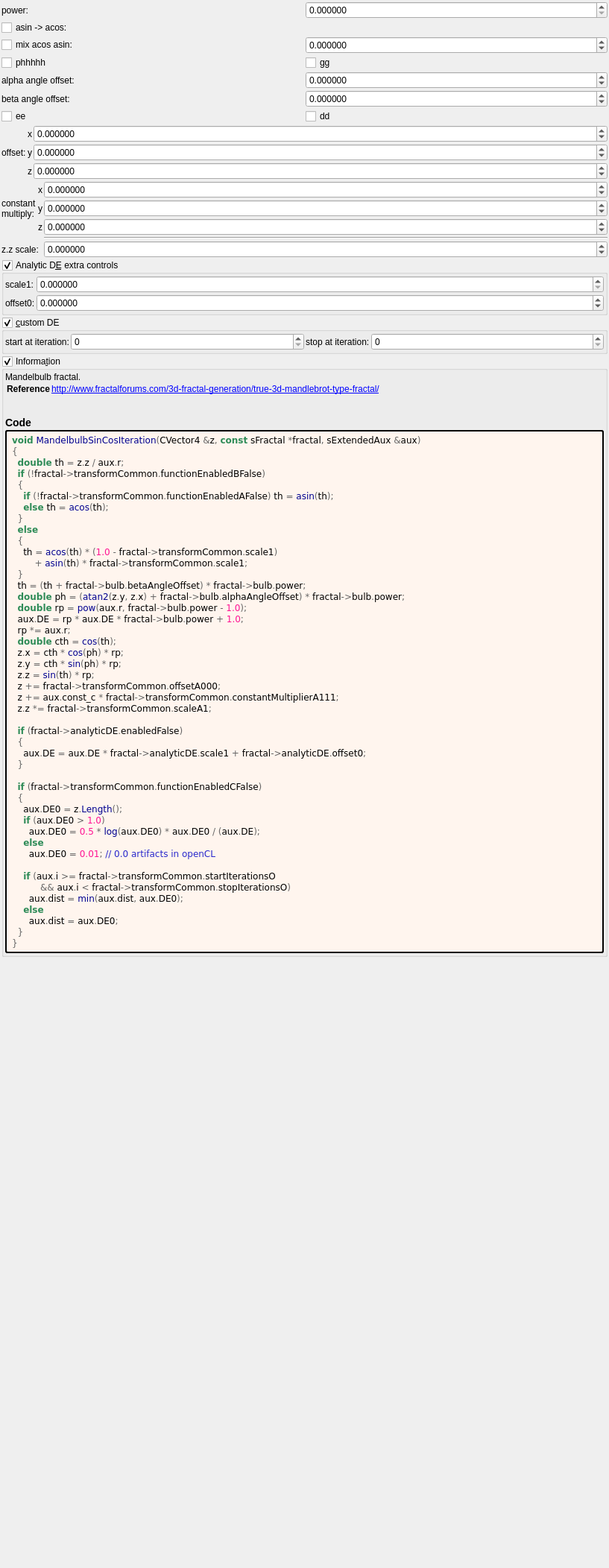
<?xml version="1.0" encoding="UTF-8"?>
<ui version="4.0">
 <class>Form</class>
 <widget class="QWidget" name="Form">
  <property name="geometry">
   <rect>
    <x>0</x>
    <y>0</y>
    <width>817</width>
    <height>2104</height>
   </rect>
  </property>
  <property name="windowTitle">
   <string notr="true">mandelbulb_sin_cos</string>
  </property>
  <layout class="QVBoxLayout" name="verticalLayout">
   <property name="spacing">
    <number>2</number>
   </property>
   <property name="leftMargin">
    <number>2</number>
   </property>
   <property name="topMargin">
    <number>2</number>
   </property>
   <property name="rightMargin">
    <number>2</number>
   </property>
   <property name="bottomMargin">
    <number>2</number>
   </property>
   <item>
    <layout class="QGridLayout" name="gridLayout" columnstretch="0,0">
     <property name="spacing">
      <number>2</number>
     </property>
     <item row="3" column="0">
      <widget class="MyCheckBox" name="checkBox_transf_function_enabledB_false">
       <property name="text">
        <string>mix acos asin:</string>
       </property>
      </widget>
     </item>
     <item row="6" column="1">
      <widget class="MyDoubleSpinBox" name="spinboxd_beta_angle_offset">
       <property name="sizePolicy">
        <sizepolicy hsizetype="Minimum" vsizetype="Maximum">
         <horstretch>0</horstretch>
         <verstretch>0</verstretch>
        </sizepolicy>
       </property>
       <property name="prefix">
        <string/>
       </property>
       <property name="suffix">
        <string/>
       </property>
       <property name="decimals">
        <number>6</number>
       </property>
       <property name="minimum">
        <double>-36000.000000000000000</double>
       </property>
       <property name="maximum">
        <double>36000.000000000000000</double>
       </property>
       <property name="singleStep">
        <double>0.100000000000000</double>
       </property>
      </widget>
     </item>
     <item row="4" column="0">
      <widget class="MyCheckBox" name="checkBox_transf_function_enabledF_false">
       <property name="text">
        <string>phhhhh</string>
       </property>
      </widget>
     </item>
     <item row="5" column="0">
      <widget class="QLabel" name="label_8">
       <property name="text">
        <string>alpha angle offset:</string>
       </property>
      </widget>
     </item>
     <item row="6" column="0">
      <widget class="QLabel" name="label_9">
       <property name="text">
        <string>beta angle offset:</string>
       </property>
      </widget>
     </item>
     <item row="1" column="0">
      <widget class="QLabel" name="label_42">
       <property name="text">
        <string notr="true">power:</string>
       </property>
      </widget>
     </item>
     <item row="3" column="1">
      <widget class="MyDoubleSpinBox" name="spinbox_transf_scale_1">
       <property name="sizePolicy">
        <sizepolicy hsizetype="Minimum" vsizetype="Maximum">
         <horstretch>0</horstretch>
         <verstretch>0</verstretch>
        </sizepolicy>
       </property>
       <property name="prefix">
        <string/>
       </property>
       <property name="suffix">
        <string/>
       </property>
       <property name="decimals">
        <number>6</number>
       </property>
       <property name="minimum">
        <double>-36000.000000000000000</double>
       </property>
       <property name="maximum">
        <double>36000.000000000000000</double>
       </property>
       <property name="singleStep">
        <double>0.100000000000000</double>
       </property>
      </widget>
     </item>
     <item row="1" column="1">
      <widget class="MyDoubleSpinBox" name="spinbox_power">
       <property name="sizePolicy">
        <sizepolicy hsizetype="Minimum" vsizetype="Maximum">
         <horstretch>0</horstretch>
         <verstretch>0</verstretch>
        </sizepolicy>
       </property>
       <property name="prefix">
        <string/>
       </property>
       <property name="suffix">
        <string/>
       </property>
       <property name="decimals">
        <number>6</number>
       </property>
       <property name="minimum">
        <double>0.000000000000000</double>
       </property>
       <property name="maximum">
        <double>99.989999999999995</double>
       </property>
       <property name="singleStep">
        <double>0.100000000000000</double>
       </property>
      </widget>
     </item>
     <item row="4" column="1">
      <widget class="MyCheckBox" name="checkBox_transf_function_enabledG_false">
       <property name="text">
        <string>gg</string>
       </property>
      </widget>
     </item>
     <item row="2" column="0">
      <widget class="MyCheckBox" name="checkBox_transf_function_enabledA_false">
       <property name="text">
        <string>asin -&gt; acos:</string>
       </property>
      </widget>
     </item>
     <item row="5" column="1">
      <widget class="MyDoubleSpinBox" name="spinboxd_alpha_angle_offset">
       <property name="sizePolicy">
        <sizepolicy hsizetype="Minimum" vsizetype="Maximum">
         <horstretch>0</horstretch>
         <verstretch>0</verstretch>
        </sizepolicy>
       </property>
       <property name="prefix">
        <string/>
       </property>
       <property name="suffix">
        <string/>
       </property>
       <property name="decimals">
        <number>6</number>
       </property>
       <property name="minimum">
        <double>-36000.000000000000000</double>
       </property>
       <property name="maximum">
        <double>36000.000000000000000</double>
       </property>
       <property name="singleStep">
        <double>0.100000000000000</double>
       </property>
      </widget>
     </item>
     <item row="7" column="0">
      <widget class="MyCheckBox" name="checkBox_transf_function_enabledE_false">
       <property name="text">
        <string>ee</string>
       </property>
      </widget>
     </item>
     <item row="7" column="1">
      <widget class="MyCheckBox" name="checkBox_transf_function_enabledD_false">
       <property name="text">
        <string>dd</string>
       </property>
      </widget>
     </item>
    </layout>
   </item>
   <item>
    <layout class="QGridLayout" name="gridLayout_14" columnstretch="0,0,1">
     <property name="spacing">
      <number>2</number>
     </property>
     <item row="2" column="2">
      <widget class="MyDoubleSpinBox" name="spinbox3_transf_offsetA_000_z">
       <property name="sizePolicy">
        <sizepolicy hsizetype="Minimum" vsizetype="Maximum">
         <horstretch>0</horstretch>
         <verstretch>0</verstretch>
        </sizepolicy>
       </property>
       <property name="prefix">
        <string/>
       </property>
       <property name="suffix">
        <string/>
       </property>
       <property name="decimals">
        <number>6</number>
       </property>
       <property name="minimum">
        <double>-99.989999999999995</double>
       </property>
       <property name="maximum">
        <double>99.989999999999995</double>
       </property>
       <property name="singleStep">
        <double>0.100000000000000</double>
       </property>
      </widget>
     </item>
     <item row="1" column="2">
      <widget class="MyDoubleSpinBox" name="spinbox3_transf_offsetA_000_y">
       <property name="sizePolicy">
        <sizepolicy hsizetype="Minimum" vsizetype="Maximum">
         <horstretch>0</horstretch>
         <verstretch>0</verstretch>
        </sizepolicy>
       </property>
       <property name="prefix">
        <string/>
       </property>
       <property name="suffix">
        <string/>
       </property>
       <property name="decimals">
        <number>6</number>
       </property>
       <property name="minimum">
        <double>-99.989999999999995</double>
       </property>
       <property name="maximum">
        <double>99.989999999999995</double>
       </property>
       <property name="singleStep">
        <double>0.100000000000000</double>
       </property>
      </widget>
     </item>
     <item row="0" column="2">
      <widget class="MyDoubleSpinBox" name="spinbox3_transf_offsetA_000_x">
       <property name="sizePolicy">
        <sizepolicy hsizetype="Minimum" vsizetype="Maximum">
         <horstretch>0</horstretch>
         <verstretch>0</verstretch>
        </sizepolicy>
       </property>
       <property name="prefix">
        <string/>
       </property>
       <property name="suffix">
        <string/>
       </property>
       <property name="decimals">
        <number>6</number>
       </property>
       <property name="minimum">
        <double>-99.989999999999995</double>
       </property>
       <property name="maximum">
        <double>99.989999999999995</double>
       </property>
       <property name="singleStep">
        <double>0.100000000000000</double>
       </property>
      </widget>
     </item>
     <item row="0" column="1">
      <widget class="QLabel" name="label_114">
       <property name="text">
        <string notr="true">x</string>
       </property>
      </widget>
     </item>
     <item row="1" column="1">
      <widget class="QLabel" name="label_120">
       <property name="text">
        <string notr="true">y</string>
       </property>
      </widget>
     </item>
     <item row="2" column="1">
      <widget class="QLabel" name="label_121">
       <property name="text">
        <string notr="true">z</string>
       </property>
      </widget>
     </item>
     <item row="0" column="0" rowspan="3">
      <widget class="QLabel" name="label_263">
       <property name="text">
        <string>offset:</string>
       </property>
      </widget>
     </item>
    </layout>
   </item>
   <item>
    <layout class="QGridLayout" name="gridLayout_13" columnstretch="0,0,1">
     <property name="spacing">
      <number>2</number>
     </property>
     <item row="0" column="2">
      <widget class="MyDoubleSpinBox" name="spinbox3_transf_constant_multiplierA_111_x">
       <property name="sizePolicy">
        <sizepolicy hsizetype="Minimum" vsizetype="Maximum">
         <horstretch>0</horstretch>
         <verstretch>0</verstretch>
        </sizepolicy>
       </property>
       <property name="prefix">
        <string/>
       </property>
       <property name="suffix">
        <string/>
       </property>
       <property name="decimals">
        <number>6</number>
       </property>
       <property name="minimum">
        <double>-99.989999999999995</double>
       </property>
       <property name="maximum">
        <double>99.989999999999995</double>
       </property>
       <property name="singleStep">
        <double>0.100000000000000</double>
       </property>
      </widget>
     </item>
     <item row="4" column="2">
      <widget class="MyDoubleSpinBox" name="spinbox_transf_scaleA_1">
       <property name="sizePolicy">
        <sizepolicy hsizetype="Minimum" vsizetype="Maximum">
         <horstretch>0</horstretch>
         <verstretch>0</verstretch>
        </sizepolicy>
       </property>
       <property name="prefix">
        <string/>
       </property>
       <property name="suffix">
        <string/>
       </property>
       <property name="decimals">
        <number>6</number>
       </property>
       <property name="minimum">
        <double>-36000.000000000000000</double>
       </property>
       <property name="maximum">
        <double>36000.000000000000000</double>
       </property>
       <property name="singleStep">
        <double>0.100000000000000</double>
       </property>
      </widget>
     </item>
     <item row="0" column="0" rowspan="3">
      <widget class="QLabel" name="label_262">
       <property name="text">
        <string>constant
multiply:</string>
       </property>
      </widget>
     </item>
     <item row="0" column="1">
      <widget class="QLabel" name="label_113">
       <property name="text">
        <string notr="true">x</string>
       </property>
      </widget>
     </item>
     <item row="4" column="0" colspan="2">
      <widget class="QLabel" name="label_43">
       <property name="text">
        <string notr="true">z.z scale:</string>
       </property>
      </widget>
     </item>
     <item row="2" column="2">
      <widget class="MyDoubleSpinBox" name="spinbox3_transf_constant_multiplierA_111_z">
       <property name="sizePolicy">
        <sizepolicy hsizetype="Minimum" vsizetype="Maximum">
         <horstretch>0</horstretch>
         <verstretch>0</verstretch>
        </sizepolicy>
       </property>
       <property name="prefix">
        <string/>
       </property>
       <property name="suffix">
        <string/>
       </property>
       <property name="decimals">
        <number>6</number>
       </property>
       <property name="minimum">
        <double>-99.989999999999995</double>
       </property>
       <property name="maximum">
        <double>99.989999999999995</double>
       </property>
       <property name="singleStep">
        <double>0.100000000000000</double>
       </property>
      </widget>
     </item>
     <item row="1" column="2">
      <widget class="MyDoubleSpinBox" name="spinbox3_transf_constant_multiplierA_111_y">
       <property name="sizePolicy">
        <sizepolicy hsizetype="Minimum" vsizetype="Maximum">
         <horstretch>0</horstretch>
         <verstretch>0</verstretch>
        </sizepolicy>
       </property>
       <property name="prefix">
        <string/>
       </property>
       <property name="suffix">
        <string/>
       </property>
       <property name="decimals">
        <number>6</number>
       </property>
       <property name="minimum">
        <double>-99.989999999999995</double>
       </property>
       <property name="maximum">
        <double>99.989999999999995</double>
       </property>
       <property name="singleStep">
        <double>0.100000000000000</double>
       </property>
      </widget>
     </item>
     <item row="1" column="1">
      <widget class="QLabel" name="label_118">
       <property name="text">
        <string notr="true">y</string>
       </property>
      </widget>
     </item>
     <item row="2" column="1">
      <widget class="QLabel" name="label_119">
       <property name="text">
        <string notr="true">z</string>
       </property>
      </widget>
     </item>
     <item row="3" column="2">
      <widget class="Line" name="line">
       <property name="orientation">
        <enum>Qt::Horizontal</enum>
       </property>
      </widget>
     </item>
    </layout>
   </item>
   <item>
    <widget class="MyGroupBox" name="groupCheck_analyticDE_enabled_false">
     <property name="title">
      <string>Analytic D&amp;E extra controls</string>
     </property>
     <property name="checkable">
      <bool>true</bool>
     </property>
     <layout class="QVBoxLayout" name="verticalLayout_12" stretch="0">
      <property name="spacing">
       <number>2</number>
      </property>
      <property name="leftMargin">
       <number>2</number>
      </property>
      <property name="topMargin">
       <number>2</number>
      </property>
      <property name="rightMargin">
       <number>2</number>
      </property>
      <property name="bottomMargin">
       <number>2</number>
      </property>
      <item>
       <layout class="QGridLayout" name="gridLayout_28" columnstretch="0,0,1">
        <property name="spacing">
         <number>2</number>
        </property>
        <item row="0" column="1">
         <widget class="QLabel" name="label_179">
          <property name="text">
           <string>scale1:</string>
          </property>
         </widget>
        </item>
        <item row="0" column="2">
         <widget class="MyDoubleSpinBox" name="spinbox_analyticDE_scale_1">
          <property name="sizePolicy">
           <sizepolicy hsizetype="Minimum" vsizetype="Maximum">
            <horstretch>0</horstretch>
            <verstretch>0</verstretch>
           </sizepolicy>
          </property>
          <property name="prefix">
           <string/>
          </property>
          <property name="suffix">
           <string/>
          </property>
          <property name="decimals">
           <number>6</number>
          </property>
          <property name="minimum">
           <double>0.000000000000000</double>
          </property>
          <property name="maximum">
           <double>99.989999999999995</double>
          </property>
          <property name="singleStep">
           <double>0.010000000000000</double>
          </property>
         </widget>
        </item>
        <item row="1" column="2">
         <widget class="MyDoubleSpinBox" name="spinbox_analyticDE_offset_0">
          <property name="sizePolicy">
           <sizepolicy hsizetype="Minimum" vsizetype="Maximum">
            <horstretch>0</horstretch>
            <verstretch>0</verstretch>
           </sizepolicy>
          </property>
          <property name="prefix">
           <string/>
          </property>
          <property name="suffix">
           <string/>
          </property>
          <property name="decimals">
           <number>6</number>
          </property>
          <property name="minimum">
           <double>-99.989999999999995</double>
          </property>
          <property name="maximum">
           <double>99.989999999999995</double>
          </property>
          <property name="singleStep">
           <double>0.100000000000000</double>
          </property>
         </widget>
        </item>
        <item row="1" column="1">
         <widget class="QLabel" name="label_180">
          <property name="text">
           <string>offset0:</string>
          </property>
         </widget>
        </item>
       </layout>
      </item>
     </layout>
    </widget>
   </item>
   <item>
    <widget class="MyGroupBox" name="groupCheck_transf_function_enabledC_false">
     <property name="title">
      <string>&amp;custom DE</string>
     </property>
     <property name="checkable">
      <bool>true</bool>
     </property>
     <layout class="QVBoxLayout" name="verticalLayout_11" stretch="0">
      <property name="spacing">
       <number>2</number>
      </property>
      <property name="leftMargin">
       <number>2</number>
      </property>
      <property name="topMargin">
       <number>2</number>
      </property>
      <property name="rightMargin">
       <number>2</number>
      </property>
      <property name="bottomMargin">
       <number>2</number>
      </property>
      <item>
       <layout class="QHBoxLayout" name="horizontalLayout_3" stretch="0,1,0,1">
        <item>
         <widget class="QLabel" name="label_76">
          <property name="text">
           <string>start at iteration:</string>
          </property>
         </widget>
        </item>
        <item>
         <widget class="MySpinBox" name="spinboxInt_transf_start_iterations_O">
          <property name="sizePolicy">
           <sizepolicy hsizetype="Minimum" vsizetype="Maximum">
            <horstretch>0</horstretch>
            <verstretch>0</verstretch>
           </sizepolicy>
          </property>
          <property name="minimum">
           <number>0</number>
          </property>
          <property name="maximum">
           <number>999</number>
          </property>
          <property name="value">
           <number>0</number>
          </property>
         </widget>
        </item>
        <item>
         <widget class="QLabel" name="label_60">
          <property name="text">
           <string>stop at iteration:</string>
          </property>
         </widget>
        </item>
        <item>
         <widget class="MySpinBox" name="spinboxInt_transf_stop_iterations_O">
          <property name="sizePolicy">
           <sizepolicy hsizetype="Preferred" vsizetype="Maximum">
            <horstretch>0</horstretch>
            <verstretch>0</verstretch>
           </sizepolicy>
          </property>
          <property name="maximum">
           <number>999</number>
          </property>
         </widget>
        </item>
       </layout>
      </item>
     </layout>
    </widget>
   </item>
   <item>
    <widget class="MyGroupBox" name="groupCheck_info">
     <property name="title">
      <string>Informa&amp;tion</string>
     </property>
     <property name="flat">
      <bool>false</bool>
     </property>
     <property name="checkable">
      <bool>true</bool>
     </property>
     <layout class="QVBoxLayout" name="verticalLayout_2">
      <property name="spacing">
       <number>2</number>
      </property>
      <property name="leftMargin">
       <number>2</number>
      </property>
      <property name="topMargin">
       <number>2</number>
      </property>
      <property name="rightMargin">
       <number>2</number>
      </property>
      <property name="bottomMargin">
       <number>2</number>
      </property>
      <item>
       <widget class="QLabel" name="label_information_general">
        <property name="text">
         <string notr="true">&lt;p&gt;Mandelbulb fractal.&lt;/p&gt;&lt;table&gt;
&lt;tr&gt;&lt;th&gt;Reference&lt;/th&gt;&lt;td&gt;&lt;a href=&quot;http://www.fractalforums.com/3d-fractal-generation/true-3d-mandlebrot-type-fractal/&quot;&gt;http://www.fractalforums.com/3d-fractal-generation/true-3d-mandlebrot-type-fractal/&lt;br&gt;
&lt;/td&gt;&lt;/tr&gt;
&lt;/table&gt;
&lt;h3&gt;Code&lt;/h3&gt;</string>
        </property>
        <property name="wordWrap">
         <bool>true</bool>
        </property>
        <property name="openExternalLinks">
         <bool>true</bool>
        </property>
        <property name="textInteractionFlags">
         <set>Qt::LinksAccessibleByMouse|Qt::TextSelectableByMouse</set>
        </property>
       </widget>
      </item>
      <item>
       <widget class="QLabel" name="label_code_content">
        <property name="styleSheet">
         <string notr="true">border-style: outset; border-width: 2px; border-radius: 3px; border-color: black; background-color: #fff5ee; padding: 4px;</string>
        </property>
        <property name="text">
         <string notr="true">&lt;body style=&quot;background-color:#fff5ee&quot;&gt;
&lt;pre style=&quot;color:#000000; background-color:#fff5ee;  font-family:'Courier New',monospace;&quot;&gt;&lt;span style=&quot;color:#2e8b57; font-weight:bold&quot;&gt;void&lt;/span&gt; &lt;span style=&quot;color:#00008f&quot;&gt;MandelbulbSinCosIteration&lt;/span&gt;&lt;span style=&quot;color:#676767&quot;&gt;(&lt;/span&gt;CVector4 &lt;span style=&quot;color:#676767&quot;&gt;&amp;amp;&lt;/span&gt;z&lt;span style=&quot;color:#676767&quot;&gt;,&lt;/span&gt; &lt;span style=&quot;color:#2e8b57; font-weight:bold&quot;&gt;const&lt;/span&gt; sFractal &lt;span style=&quot;color:#676767&quot;&gt;*&lt;/span&gt;fractal&lt;span style=&quot;color:#676767&quot;&gt;,&lt;/span&gt; sExtendedAux &lt;span style=&quot;color:#676767&quot;&gt;&amp;amp;&lt;/span&gt;aux&lt;span style=&quot;color:#676767&quot;&gt;)&lt;/span&gt;
&lt;span style=&quot;color:#676767&quot;&gt;{&lt;/span&gt;
  &lt;span style=&quot;color:#2e8b57; font-weight:bold&quot;&gt;double&lt;/span&gt; th &lt;span style=&quot;color:#676767&quot;&gt;=&lt;/span&gt; z&lt;span style=&quot;color:#676767&quot;&gt;.&lt;/span&gt;z &lt;span style=&quot;color:#676767&quot;&gt;/&lt;/span&gt; aux&lt;span style=&quot;color:#676767&quot;&gt;.&lt;/span&gt;r&lt;span style=&quot;color:#676767&quot;&gt;;&lt;/span&gt;
  &lt;span style=&quot;color:#2e8b57; font-weight:bold&quot;&gt;if&lt;/span&gt; &lt;span style=&quot;color:#676767&quot;&gt;(!&lt;/span&gt;fractal&lt;span style=&quot;color:#676767&quot;&gt;-&amp;gt;&lt;/span&gt;transformCommon&lt;span style=&quot;color:#676767&quot;&gt;.&lt;/span&gt;functionEnabledBFalse&lt;span style=&quot;color:#676767&quot;&gt;)&lt;/span&gt;
  &lt;span style=&quot;color:#676767&quot;&gt;{&lt;/span&gt;
    &lt;span style=&quot;color:#2e8b57; font-weight:bold&quot;&gt;if&lt;/span&gt; &lt;span style=&quot;color:#676767&quot;&gt;(!&lt;/span&gt;fractal&lt;span style=&quot;color:#676767&quot;&gt;-&amp;gt;&lt;/span&gt;transformCommon&lt;span style=&quot;color:#676767&quot;&gt;.&lt;/span&gt;functionEnabledAFalse&lt;span style=&quot;color:#676767&quot;&gt;)&lt;/span&gt; th &lt;span style=&quot;color:#676767&quot;&gt;=&lt;/span&gt; &lt;span style=&quot;color:#00008f&quot;&gt;asin&lt;/span&gt;&lt;span style=&quot;color:#676767&quot;&gt;(&lt;/span&gt;th&lt;span style=&quot;color:#676767&quot;&gt;);&lt;/span&gt;
    &lt;span style=&quot;color:#2e8b57; font-weight:bold&quot;&gt;else&lt;/span&gt; th &lt;span style=&quot;color:#676767&quot;&gt;=&lt;/span&gt; &lt;span style=&quot;color:#00008f&quot;&gt;acos&lt;/span&gt;&lt;span style=&quot;color:#676767&quot;&gt;(&lt;/span&gt;th&lt;span style=&quot;color:#676767&quot;&gt;);&lt;/span&gt;
  &lt;span style=&quot;color:#676767&quot;&gt;}&lt;/span&gt;
  &lt;span style=&quot;color:#2e8b57; font-weight:bold&quot;&gt;else&lt;/span&gt;
  &lt;span style=&quot;color:#676767&quot;&gt;{&lt;/span&gt;
    th &lt;span style=&quot;color:#676767&quot;&gt;=&lt;/span&gt; &lt;span style=&quot;color:#00008f&quot;&gt;acos&lt;/span&gt;&lt;span style=&quot;color:#676767&quot;&gt;(&lt;/span&gt;th&lt;span style=&quot;color:#676767&quot;&gt;) * (&lt;/span&gt;&lt;span style=&quot;color:#ff1493&quot;&gt;1.0&lt;/span&gt; &lt;span style=&quot;color:#676767&quot;&gt;-&lt;/span&gt; fractal&lt;span style=&quot;color:#676767&quot;&gt;-&amp;gt;&lt;/span&gt;transformCommon&lt;span style=&quot;color:#676767&quot;&gt;.&lt;/span&gt;scale1&lt;span style=&quot;color:#676767&quot;&gt;)&lt;/span&gt;
        &lt;span style=&quot;color:#676767&quot;&gt;+&lt;/span&gt; &lt;span style=&quot;color:#00008f&quot;&gt;asin&lt;/span&gt;&lt;span style=&quot;color:#676767&quot;&gt;(&lt;/span&gt;th&lt;span style=&quot;color:#676767&quot;&gt;) *&lt;/span&gt; fractal&lt;span style=&quot;color:#676767&quot;&gt;-&amp;gt;&lt;/span&gt;transformCommon&lt;span style=&quot;color:#676767&quot;&gt;.&lt;/span&gt;scale1&lt;span style=&quot;color:#676767&quot;&gt;;&lt;/span&gt;
  &lt;span style=&quot;color:#676767&quot;&gt;}&lt;/span&gt;
  th &lt;span style=&quot;color:#676767&quot;&gt;= (&lt;/span&gt;th &lt;span style=&quot;color:#676767&quot;&gt;+&lt;/span&gt; fractal&lt;span style=&quot;color:#676767&quot;&gt;-&amp;gt;&lt;/span&gt;bulb&lt;span style=&quot;color:#676767&quot;&gt;.&lt;/span&gt;betaAngleOffset&lt;span style=&quot;color:#676767&quot;&gt;) *&lt;/span&gt; fractal&lt;span style=&quot;color:#676767&quot;&gt;-&amp;gt;&lt;/span&gt;bulb&lt;span style=&quot;color:#676767&quot;&gt;.&lt;/span&gt;power&lt;span style=&quot;color:#676767&quot;&gt;;&lt;/span&gt;
  &lt;span style=&quot;color:#2e8b57; font-weight:bold&quot;&gt;double&lt;/span&gt; ph &lt;span style=&quot;color:#676767&quot;&gt;= (&lt;/span&gt;&lt;span style=&quot;color:#00008f&quot;&gt;atan2&lt;/span&gt;&lt;span style=&quot;color:#676767&quot;&gt;(&lt;/span&gt;z&lt;span style=&quot;color:#676767&quot;&gt;.&lt;/span&gt;y&lt;span style=&quot;color:#676767&quot;&gt;,&lt;/span&gt; z&lt;span style=&quot;color:#676767&quot;&gt;.&lt;/span&gt;x&lt;span style=&quot;color:#676767&quot;&gt;) +&lt;/span&gt; fractal&lt;span style=&quot;color:#676767&quot;&gt;-&amp;gt;&lt;/span&gt;bulb&lt;span style=&quot;color:#676767&quot;&gt;.&lt;/span&gt;alphaAngleOffset&lt;span style=&quot;color:#676767&quot;&gt;) *&lt;/span&gt; fractal&lt;span style=&quot;color:#676767&quot;&gt;-&amp;gt;&lt;/span&gt;bulb&lt;span style=&quot;color:#676767&quot;&gt;.&lt;/span&gt;power&lt;span style=&quot;color:#676767&quot;&gt;;&lt;/span&gt;
  &lt;span style=&quot;color:#2e8b57; font-weight:bold&quot;&gt;double&lt;/span&gt; rp &lt;span style=&quot;color:#676767&quot;&gt;=&lt;/span&gt; &lt;span style=&quot;color:#00008f&quot;&gt;pow&lt;/span&gt;&lt;span style=&quot;color:#676767&quot;&gt;(&lt;/span&gt;aux&lt;span style=&quot;color:#676767&quot;&gt;.&lt;/span&gt;r&lt;span style=&quot;color:#676767&quot;&gt;,&lt;/span&gt; fractal&lt;span style=&quot;color:#676767&quot;&gt;-&amp;gt;&lt;/span&gt;bulb&lt;span style=&quot;color:#676767&quot;&gt;.&lt;/span&gt;power &lt;span style=&quot;color:#676767&quot;&gt;-&lt;/span&gt; &lt;span style=&quot;color:#ff1493&quot;&gt;1.0&lt;/span&gt;&lt;span style=&quot;color:#676767&quot;&gt;);&lt;/span&gt;
  aux&lt;span style=&quot;color:#676767&quot;&gt;.&lt;/span&gt;DE &lt;span style=&quot;color:#676767&quot;&gt;=&lt;/span&gt; rp &lt;span style=&quot;color:#676767&quot;&gt;*&lt;/span&gt; aux&lt;span style=&quot;color:#676767&quot;&gt;.&lt;/span&gt;DE &lt;span style=&quot;color:#676767&quot;&gt;*&lt;/span&gt; fractal&lt;span style=&quot;color:#676767&quot;&gt;-&amp;gt;&lt;/span&gt;bulb&lt;span style=&quot;color:#676767&quot;&gt;.&lt;/span&gt;power &lt;span style=&quot;color:#676767&quot;&gt;+&lt;/span&gt; &lt;span style=&quot;color:#ff1493&quot;&gt;1.0&lt;/span&gt;&lt;span style=&quot;color:#676767&quot;&gt;;&lt;/span&gt;
  rp &lt;span style=&quot;color:#676767&quot;&gt;*=&lt;/span&gt; aux&lt;span style=&quot;color:#676767&quot;&gt;.&lt;/span&gt;r&lt;span style=&quot;color:#676767&quot;&gt;;&lt;/span&gt;
  &lt;span style=&quot;color:#2e8b57; font-weight:bold&quot;&gt;double&lt;/span&gt; cth &lt;span style=&quot;color:#676767&quot;&gt;=&lt;/span&gt; &lt;span style=&quot;color:#00008f&quot;&gt;cos&lt;/span&gt;&lt;span style=&quot;color:#676767&quot;&gt;(&lt;/span&gt;th&lt;span style=&quot;color:#676767&quot;&gt;);&lt;/span&gt;
  z&lt;span style=&quot;color:#676767&quot;&gt;.&lt;/span&gt;x &lt;span style=&quot;color:#676767&quot;&gt;=&lt;/span&gt; cth &lt;span style=&quot;color:#676767&quot;&gt;*&lt;/span&gt; &lt;span style=&quot;color:#00008f&quot;&gt;cos&lt;/span&gt;&lt;span style=&quot;color:#676767&quot;&gt;(&lt;/span&gt;ph&lt;span style=&quot;color:#676767&quot;&gt;) *&lt;/span&gt; rp&lt;span style=&quot;color:#676767&quot;&gt;;&lt;/span&gt;
  z&lt;span style=&quot;color:#676767&quot;&gt;.&lt;/span&gt;y &lt;span style=&quot;color:#676767&quot;&gt;=&lt;/span&gt; cth &lt;span style=&quot;color:#676767&quot;&gt;*&lt;/span&gt; &lt;span style=&quot;color:#00008f&quot;&gt;sin&lt;/span&gt;&lt;span style=&quot;color:#676767&quot;&gt;(&lt;/span&gt;ph&lt;span style=&quot;color:#676767&quot;&gt;) *&lt;/span&gt; rp&lt;span style=&quot;color:#676767&quot;&gt;;&lt;/span&gt;
  z&lt;span style=&quot;color:#676767&quot;&gt;.&lt;/span&gt;z &lt;span style=&quot;color:#676767&quot;&gt;=&lt;/span&gt; &lt;span style=&quot;color:#00008f&quot;&gt;sin&lt;/span&gt;&lt;span style=&quot;color:#676767&quot;&gt;(&lt;/span&gt;th&lt;span style=&quot;color:#676767&quot;&gt;) *&lt;/span&gt; rp&lt;span style=&quot;color:#676767&quot;&gt;;&lt;/span&gt;
  z &lt;span style=&quot;color:#676767&quot;&gt;+=&lt;/span&gt; fractal&lt;span style=&quot;color:#676767&quot;&gt;-&amp;gt;&lt;/span&gt;transformCommon&lt;span style=&quot;color:#676767&quot;&gt;.&lt;/span&gt;offsetA000&lt;span style=&quot;color:#676767&quot;&gt;;&lt;/span&gt;
  z &lt;span style=&quot;color:#676767&quot;&gt;+=&lt;/span&gt; aux&lt;span style=&quot;color:#676767&quot;&gt;.&lt;/span&gt;const_c &lt;span style=&quot;color:#676767&quot;&gt;*&lt;/span&gt; fractal&lt;span style=&quot;color:#676767&quot;&gt;-&amp;gt;&lt;/span&gt;transformCommon&lt;span style=&quot;color:#676767&quot;&gt;.&lt;/span&gt;constantMultiplierA111&lt;span style=&quot;color:#676767&quot;&gt;;&lt;/span&gt;
  z&lt;span style=&quot;color:#676767&quot;&gt;.&lt;/span&gt;z &lt;span style=&quot;color:#676767&quot;&gt;*=&lt;/span&gt; fractal&lt;span style=&quot;color:#676767&quot;&gt;-&amp;gt;&lt;/span&gt;transformCommon&lt;span style=&quot;color:#676767&quot;&gt;.&lt;/span&gt;scaleA1&lt;span style=&quot;color:#676767&quot;&gt;;&lt;/span&gt;

  &lt;span style=&quot;color:#2e8b57; font-weight:bold&quot;&gt;if&lt;/span&gt; &lt;span style=&quot;color:#676767&quot;&gt;(&lt;/span&gt;fractal&lt;span style=&quot;color:#676767&quot;&gt;-&amp;gt;&lt;/span&gt;analyticDE&lt;span style=&quot;color:#676767&quot;&gt;.&lt;/span&gt;enabledFalse&lt;span style=&quot;color:#676767&quot;&gt;)&lt;/span&gt;
  &lt;span style=&quot;color:#676767&quot;&gt;{&lt;/span&gt;
    aux&lt;span style=&quot;color:#676767&quot;&gt;.&lt;/span&gt;DE &lt;span style=&quot;color:#676767&quot;&gt;=&lt;/span&gt; aux&lt;span style=&quot;color:#676767&quot;&gt;.&lt;/span&gt;DE &lt;span style=&quot;color:#676767&quot;&gt;*&lt;/span&gt; fractal&lt;span style=&quot;color:#676767&quot;&gt;-&amp;gt;&lt;/span&gt;analyticDE&lt;span style=&quot;color:#676767&quot;&gt;.&lt;/span&gt;scale1 &lt;span style=&quot;color:#676767&quot;&gt;+&lt;/span&gt; fractal&lt;span style=&quot;color:#676767&quot;&gt;-&amp;gt;&lt;/span&gt;analyticDE&lt;span style=&quot;color:#676767&quot;&gt;.&lt;/span&gt;offset0&lt;span style=&quot;color:#676767&quot;&gt;;&lt;/span&gt;
  &lt;span style=&quot;color:#676767&quot;&gt;}&lt;/span&gt;

  &lt;span style=&quot;color:#2e8b57; font-weight:bold&quot;&gt;if&lt;/span&gt; &lt;span style=&quot;color:#676767&quot;&gt;(&lt;/span&gt;fractal&lt;span style=&quot;color:#676767&quot;&gt;-&amp;gt;&lt;/span&gt;transformCommon&lt;span style=&quot;color:#676767&quot;&gt;.&lt;/span&gt;functionEnabledCFalse&lt;span style=&quot;color:#676767&quot;&gt;)&lt;/span&gt;
  &lt;span style=&quot;color:#676767&quot;&gt;{&lt;/span&gt;
    aux&lt;span style=&quot;color:#676767&quot;&gt;.&lt;/span&gt;DE0 &lt;span style=&quot;color:#676767&quot;&gt;=&lt;/span&gt; z&lt;span style=&quot;color:#676767&quot;&gt;.&lt;/span&gt;&lt;span style=&quot;color:#00008f&quot;&gt;Length&lt;/span&gt;&lt;span style=&quot;color:#676767&quot;&gt;();&lt;/span&gt;
    &lt;span style=&quot;color:#2e8b57; font-weight:bold&quot;&gt;if&lt;/span&gt; &lt;span style=&quot;color:#676767&quot;&gt;(&lt;/span&gt;aux&lt;span style=&quot;color:#676767&quot;&gt;.&lt;/span&gt;DE0 &lt;span style=&quot;color:#676767&quot;&gt;&amp;gt;&lt;/span&gt; &lt;span style=&quot;color:#ff1493&quot;&gt;1.0&lt;/span&gt;&lt;span style=&quot;color:#676767&quot;&gt;)&lt;/span&gt;
      aux&lt;span style=&quot;color:#676767&quot;&gt;.&lt;/span&gt;DE0 &lt;span style=&quot;color:#676767&quot;&gt;=&lt;/span&gt; &lt;span style=&quot;color:#ff1493&quot;&gt;0.5&lt;/span&gt; &lt;span style=&quot;color:#676767&quot;&gt;*&lt;/span&gt; &lt;span style=&quot;color:#00008f&quot;&gt;log&lt;/span&gt;&lt;span style=&quot;color:#676767&quot;&gt;(&lt;/span&gt;aux&lt;span style=&quot;color:#676767&quot;&gt;.&lt;/span&gt;DE0&lt;span style=&quot;color:#676767&quot;&gt;) *&lt;/span&gt; aux&lt;span style=&quot;color:#676767&quot;&gt;.&lt;/span&gt;DE0 &lt;span style=&quot;color:#676767&quot;&gt;/ (&lt;/span&gt;aux&lt;span style=&quot;color:#676767&quot;&gt;.&lt;/span&gt;DE&lt;span style=&quot;color:#676767&quot;&gt;);&lt;/span&gt;
    &lt;span style=&quot;color:#2e8b57; font-weight:bold&quot;&gt;else&lt;/span&gt;
      aux&lt;span style=&quot;color:#676767&quot;&gt;.&lt;/span&gt;DE0 &lt;span style=&quot;color:#676767&quot;&gt;=&lt;/span&gt; &lt;span style=&quot;color:#ff1493&quot;&gt;0.01&lt;/span&gt;&lt;span style=&quot;color:#676767&quot;&gt;;&lt;/span&gt; &lt;span style=&quot;color:#2929cc&quot;&gt;// 0.0 artifacts in openCL&lt;/span&gt;

    &lt;span style=&quot;color:#2e8b57; font-weight:bold&quot;&gt;if&lt;/span&gt; &lt;span style=&quot;color:#676767&quot;&gt;(&lt;/span&gt;aux&lt;span style=&quot;color:#676767&quot;&gt;.&lt;/span&gt;i &lt;span style=&quot;color:#676767&quot;&gt;&amp;gt;=&lt;/span&gt; fractal&lt;span style=&quot;color:#676767&quot;&gt;-&amp;gt;&lt;/span&gt;transformCommon&lt;span style=&quot;color:#676767&quot;&gt;.&lt;/span&gt;startIterationsO
          &lt;span style=&quot;color:#676767&quot;&gt;&amp;amp;&amp;amp;&lt;/span&gt; aux&lt;span style=&quot;color:#676767&quot;&gt;.&lt;/span&gt;i &lt;span style=&quot;color:#676767&quot;&gt;&amp;lt;&lt;/span&gt; fractal&lt;span style=&quot;color:#676767&quot;&gt;-&amp;gt;&lt;/span&gt;transformCommon&lt;span style=&quot;color:#676767&quot;&gt;.&lt;/span&gt;stopIterationsO&lt;span style=&quot;color:#676767&quot;&gt;)&lt;/span&gt;
      aux&lt;span style=&quot;color:#676767&quot;&gt;.&lt;/span&gt;dist &lt;span style=&quot;color:#676767&quot;&gt;=&lt;/span&gt; &lt;span style=&quot;color:#00008f&quot;&gt;min&lt;/span&gt;&lt;span style=&quot;color:#676767&quot;&gt;(&lt;/span&gt;aux&lt;span style=&quot;color:#676767&quot;&gt;.&lt;/span&gt;dist&lt;span style=&quot;color:#676767&quot;&gt;,&lt;/span&gt; aux&lt;span style=&quot;color:#676767&quot;&gt;.&lt;/span&gt;DE0&lt;span style=&quot;color:#676767&quot;&gt;);&lt;/span&gt;
    &lt;span style=&quot;color:#2e8b57; font-weight:bold&quot;&gt;else&lt;/span&gt;
      aux&lt;span style=&quot;color:#676767&quot;&gt;.&lt;/span&gt;dist &lt;span style=&quot;color:#676767&quot;&gt;=&lt;/span&gt; aux&lt;span style=&quot;color:#676767&quot;&gt;.&lt;/span&gt;DE0&lt;span style=&quot;color:#676767&quot;&gt;;&lt;/span&gt;
  &lt;span style=&quot;color:#676767&quot;&gt;}&lt;/span&gt;
&lt;span style=&quot;color:#676767&quot;&gt;}&lt;/span&gt;
&lt;/pre&gt;
&lt;/body&gt;</string>
        </property>
        <property name="wordWrap">
         <bool>true</bool>
        </property>
        <property name="openExternalLinks">
         <bool>true</bool>
        </property>
        <property name="textInteractionFlags">
         <set>Qt::LinksAccessibleByMouse|Qt::TextSelectableByMouse</set>
        </property>
       </widget>
      </item>
     </layout>
    </widget>
   </item>
   <item>
    <spacer name="verticalSpacer">
     <property name="orientation">
      <enum>Qt::Vertical</enum>
     </property>
     <property name="sizeHint" stdset="0">
      <size>
       <width>20</width>
       <height>40</height>
      </size>
     </property>
    </spacer>
   </item>
  </layout>
 </widget>
 <customwidgets>
  <customwidget>
   <class>MyGroupBox</class>
   <extends>QGroupBox</extends>
   <header>my_group_box.h</header>
   <container>1</container>
  </customwidget>
  <customwidget>
   <class>MyDoubleSpinBox</class>
   <extends>QDoubleSpinBox</extends>
   <header>my_double_spin_box.h</header>
  </customwidget>
  <customwidget>
   <class>MyCheckBox</class>
   <extends>QCheckBox</extends>
   <header>my_check_box.h</header>
  </customwidget>
  <customwidget>
   <class>MySpinBox</class>
   <extends>QSpinBox</extends>
   <header>my_spin_box.h</header>
  </customwidget>
 </customwidgets>
 <tabstops>
  <tabstop>spinbox_power</tabstop>
  <tabstop>spinboxd_alpha_angle_offset</tabstop>
  <tabstop>spinboxd_beta_angle_offset</tabstop>
 </tabstops>
 <resources/>
 <connections>
  <connection>
   <sender>checkBox_transf_function_enabledB_false</sender>
   <signal>toggled(bool)</signal>
   <receiver>checkBox_transf_function_enabledA_false</receiver>
   <slot>setDisabled(bool)</slot>
   <hints>
    <hint type="sourcelabel">
     <x>64</x>
     <y>61</y>
    </hint>
    <hint type="destinationlabel">
     <x>101</x>
     <y>41</y>
    </hint>
   </hints>
  </connection>
 </connections>
</ui>
